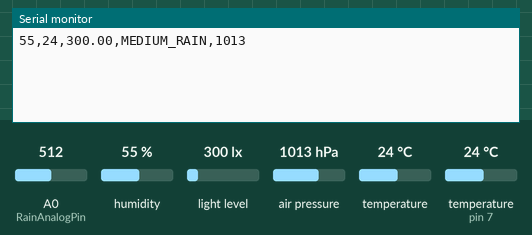
The sketch below on a simulated Arduino Uno, built with avr-gcc and run on an emulated ATmega328P. Shown: the last lines printed to the serial monitor. The inputs (shaded band) are chosen by the test bench; at power-on: A0 (RainAnalogPin) = 512, humidity 55 %, light level 300 lx, air pressure 1013 hPa, temperature 24 °C, temperature (sensor on pin 7) 24 °C.

Above: at 3.2 s.
3.3 s: A0 (RainAnalogPin) set to 390
At 7.1 s:
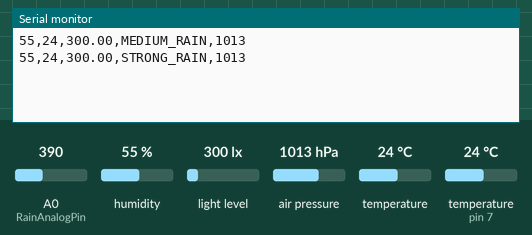
11.5 s: A0 (RainAnalogPin) set to 716
At 14.9 s:
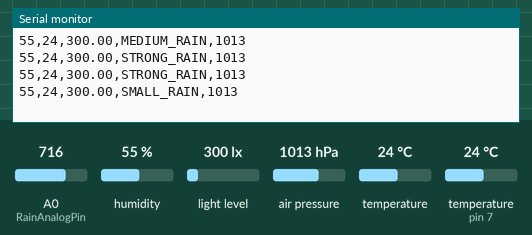
19.6 s: A0 (RainAnalogPin) set to 910
At 22.6 s:
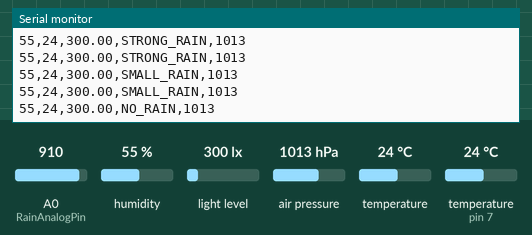
27.7 s: humidity set to 22 %
At 31.5 s:
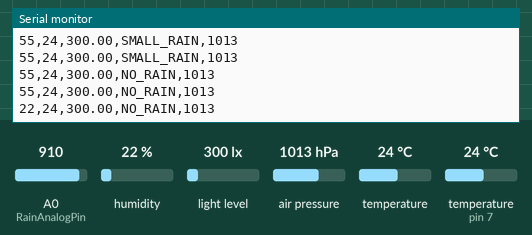
32.5 s: light level set to 40 lx
At 34.7 s:
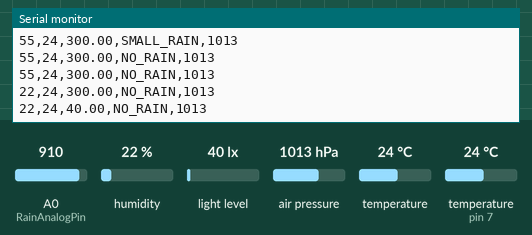
37.3 s: air pressure set to 952 hPa
At 39.2 s:
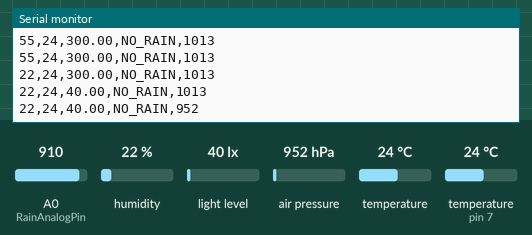

The sketch:

kod_arduino.ino
```cpp
// link to libraries :
// https://drive.google.com/drive/folders/1x29EhA_QyLCDvwt1uYwJfcXbnrRn8K5H?usp=sharing

//Tools -> serialMonitor tam leci serial print
//wires :
//red 5 V
//orange 3,3 V
//black ground
//yellow clock
//green SDA
int lap_number = 0;
#include <Wire.h>

//dht22 ******************************************
#include <dht.h>
dht DHT22;
#define DHT22PIN 7

// BH1750 **************************************
#include <BH1750.h>
BH1750 lightMeter(0x23);
// address 0x23

// JSON **************************************
#include <ArduinoJson.h>
StaticJsonDocument<200> doc;

//YL-83 precipitation sensor  *****************
int RainAnalogPin = 0;    // analog pin
int RainAnalogPinValue;
int RainDigitalPin = 3;    //digital pin
int RainDigitalPinValue;

// bmp180 // 3,3 V always! !!!!!!!!!!!!!!!!!!!!!!!!!!
//address 0x77
#include <SFE_BMP180.h>
SFE_BMP180 pressure;
char status;
double T, P;

//*******************************************
//***************SETUP***********************
//*******************************************
void setup() {
  Serial.begin(115200);
  delay(2000);
  //check_dht22_status();
  //Serial.println("11111 ");

  bh1750_initialization();
  pinMode(RainDigitalPin, INPUT);    // for  precipitation sensor

  bmp180_initialization();
}
//*******************************************
//***************SETUP END*******************
//*******************************************

void bmp180_initialization()
{
  pressure.begin();
  //  if (pressure.begin())
  //    Serial.println("BMP180 init success");
  //  else
  //  {
  //    Serial.println("BMP180 init fail\n\n");
  //    while (1);
  //  }
}


void check_dht22_status()
{
  int check_status = DHT22.read(DHT22PIN);
  Serial.print("Sensor status : ");
  switch (check_status)
  {
    case DHTLIB_OK:
      Serial.print("OK\t");
      break;
    case DHTLIB_ERROR_CHECKSUM:
      Serial.println("Checksum error");
      break;
    case DHTLIB_ERROR_TIMEOUT:
      Serial.println("End of waiting time - no answer");
      break;
    default:
      Serial.println("Unknown error");
      break;
  }
}

void bh1750_initialization() {
  //BH1750 light sensor*******************************************
  //Serial.println("11112 ");
  Wire.begin();
  // On esp8266 you can select SCL and SDA pins using Wire.begin(D4, D3);
  //Serial.println("11113 ");
  if (lightMeter.begin()) {
    //Serial.println("BH1750 initialised");
  }
  else {
    //Serial.println("Error initialising BH1750");
  }
  //Serial.println("11114 ");
}

int getPresseure()
{
  status = pressure.startTemperature();
  if (status != 0)
  {
    // Wait for the measurement to complete:
    delay(status);
    status = pressure.getTemperature(T);
    if (status != 0)
    {
      status = pressure.startPressure(3);
      if (status != 0)
      {
        delay(status);

        status = pressure.getPressure(P, T);
        if (status != 0)
        {
          return (P);
        }
      }
    }
  }


}

String rainFunction(int value)
{
  if (value > 900)
  {
    return "NO_RAIN";
  }
  else if (value < 900 && value > 600) {
    return "SMALL_RAIN";
  } else if (value < 600 && value > 400) {
    return "MEDIUM_RAIN";
  } else if (value < 400) {
    return "STRONG_RAIN";
  }
  return "ERROR";
}


void printInDebugMode()
{
  lap_number++;
  Serial.println();
  Serial.print("lap_number  ");
  Serial.println(lap_number);

  //DHT22 data :
  DHT22.read(DHT22PIN);
  Serial.print("Wilgotnosc (%): ");
  Serial.println((float)DHT22.humidity, 2);
  Serial.print("Temperatura (C): ");
  Serial.println((float)DHT22.temperature, 2);

  // BH 1750 data
  uint16_t lux = lightMeter.readLightLevel();
  Serial.print("Light: ");
  Serial.print(lux);
  Serial.println(" lx");

  //Rain sensor data :
  RainAnalogPinValue = analogRead(RainAnalogPin);
  Serial.print("A0: ");
  Serial.println(RainAnalogPinValue);
  RainDigitalPinValue = digitalRead(RainDigitalPin);
  Serial.print("D0: ");
  Serial.println(RainDigitalPinValue);

  //bmp180
  // Print out the measurement:
  status = pressure.startTemperature();
  if (status != 0)
  {
    // Wait for the measurement to complete:
    delay(status);
    status = pressure.getTemperature(T);
    if (status != 0)
    {
      Serial.print("temperature in BMP180: ");
      Serial.print(T, 2);
      Serial.println(" deg C, ");

      status = pressure.startPressure(3);
      if (status != 0)
      {
        delay(status);

        status = pressure.getPressure(P, T);
        if (status != 0)
        {
          // Print out the measurement:
          Serial.print("absolute pressure: ");
          Serial.print(P, 2);
          Serial.println(" mb, ");
        } else
        {
          Serial.println("error retrieving pressure measurement\n");
        }
      } else
      {
        Serial.println("error starting pressure measurement\n");
      }
    } else
    {
      Serial.println("error retrieving temperature measurement\n");
    }
  }
  else
  {
    Serial.println("error starting temperature measurement\n");
  }
  delay(4000);


}

void printInJson()
{
  //DHT22 data :
  DHT22.read(DHT22PIN);
  doc["Humidity"] = DHT22.humidity;
  doc["Temperature"] = DHT22.temperature;

  // BH 1750 data
  //uint16_t lux = lightMeter.readLightLevel();
  int lux = lightMeter.readLightLevel();
  doc["Light"] = lux;
  //String lightString = (String)lux;
  //lightString += "lx";
  //doc["Light"] = lightString;

  //Rain sensor data :
  doc["Rain"] = rainFunction(analogRead(RainAnalogPin));

  doc["Pressure"] = getPresseure();

  //Serial.println();
  serializeJsonPretty(doc, Serial);
  Serial.println(",");
  delay(4000);
  //clear console command
  //  Serial.write(27);       // ESC command
  //  Serial.print("[2J");    // clear screen command
  //  Serial.write(27);
  //  Serial.print("[H");     // cursor to home command
}

void printInCSV()
{
  //DHT22 data :
  DHT22.read(DHT22PIN);
  Serial.print((int)DHT22.humidity);
  Serial.print(",");

  Serial.print((int)DHT22.temperature);
  Serial.print(",");

  // BH 1750 data
  Serial.print(lightMeter.readLightLevel());
  Serial.print(",");

  //Rain sensor data :
  Serial.print(rainFunction(analogRead(RainAnalogPin)));
  Serial.print(",");

  Serial.println(getPresseure());

  delay(4000);
}


//*******************************************
//***************LOOP************************
//*******************************************

void loop() {

  printInCSV();
  //printInJson();
  //printInDebugMode();
}
//*******************************************
//***************LOOP END********************
//*******************************************
```

Measured:
- after the input at 3.3 s, the serial monitor: prints a new line after 2.7 s (image 1)
- after the input at 11.5 s, the serial monitor: prints a new line after 2.6 s (image 2)
- after the input at 19.6 s, the serial monitor: prints a new line after 2.6 s (image 3)
- after the input at 27.7 s, the serial monitor: prints a new line after 2.6 s (image 4)
- after the input at 32.5 s, the serial monitor: prints a new line after 1.8 s (image 5)
- after the input at 37.3 s, the serial monitor: prints a new line after 1.1 s (image 6)
